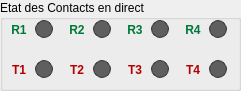
     <widget class="QGroupBox" name="groupBox_voltage_contacts">
      <property name="geometry">
       <rect>
        <x>580</x>
        <y>530</y>
        <width>241</width>
        <height>91</height>
       </rect>
      </property>
      <property name="title">
       <string>Etat des Contacts en direct </string>
      </property>
      <widget class="QLabel" name="label_voltage_contact_name_r1">
       <property name="geometry">
        <rect>
         <x>8</x>
         <y>20</y>
         <width>22</width>
         <height>20</height>
        </rect>
       </property>
       <property name="styleSheet">
        <string>color: rgb(0,120,55); font-weight: bold;</string>
       </property>
       <property name="text">
        <string>R1</string>
       </property>
       <property name="alignment">
        <set>Qt::AlignmentFlag::AlignCenter</set>
       </property>
      </widget>
      <widget class="QLabel" name="label_voltage_led_r1">
       <property name="geometry">
        <rect>
         <x>35</x>
         <y>20</y>
         <width>18</width>
         <height>18</height>
        </rect>
       </property>
       <property name="toolTip">
        <string>R1 : état inconnu</string>
       </property>
       <property name="styleSheet">
        <string>background-color: rgb(95,95,95); border: 1px solid rgb(55,55,55); border-radius: 9px; padding: 0px; margin: 0px;</string>
       </property>
       <property name="text">
        <string/>
       </property>
       <property name="alignment">
        <set>Qt::AlignmentFlag::AlignCenter</set>
       </property>
      </widget>
      <widget class="QLabel" name="label_voltage_contact_name_r2">
       <property name="geometry">
        <rect>
         <x>66</x>
         <y>20</y>
         <width>22</width>
         <height>20</height>
        </rect>
       </property>
       <property name="styleSheet">
        <string>color: rgb(0,120,55); font-weight: bold;</string>
       </property>
       <property name="text">
        <string>R2</string>
       </property>
       <property name="alignment">
        <set>Qt::AlignmentFlag::AlignCenter</set>
       </property>
      </widget>
      <widget class="QLabel" name="label_voltage_led_r2">
       <property name="geometry">
        <rect>
         <x>93</x>
         <y>20</y>
         <width>18</width>
         <height>18</height>
        </rect>
       </property>
       <property name="toolTip">
        <string>R2 : état inconnu</string>
       </property>
       <property name="styleSheet">
        <string>background-color: rgb(95,95,95); border: 1px solid rgb(55,55,55); border-radius: 9px; padding: 0px; margin: 0px;</string>
       </property>
       <property name="text">
        <string/>
       </property>
       <property name="alignment">
        <set>Qt::AlignmentFlag::AlignCenter</set>
       </property>
      </widget>
      <widget class="QLabel" name="label_voltage_contact_name_r3">
       <property name="geometry">
        <rect>
         <x>124</x>
         <y>20</y>
         <width>22</width>
         <height>20</height>
        </rect>
       </property>
       <property name="styleSheet">
        <string>color: rgb(0,120,55); font-weight: bold;</string>
       </property>
       <property name="text">
        <string>R3</string>
       </property>
       <property name="alignment">
        <set>Qt::AlignmentFlag::AlignCenter</set>
       </property>
      </widget>
      <widget class="QLabel" name="label_voltage_led_r3">
       <property name="geometry">
        <rect>
         <x>151</x>
         <y>20</y>
         <width>18</width>
         <height>18</height>
        </rect>
       </property>
       <property name="toolTip">
        <string>R3 : état inconnu</string>
       </property>
       <property name="styleSheet">
        <string>background-color: rgb(95,95,95); border: 1px solid rgb(55,55,55); border-radius: 9px; padding: 0px; margin: 0px;</string>
       </property>
       <property name="text">
        <string/>
       </property>
       <property name="alignment">
        <set>Qt::AlignmentFlag::AlignCenter</set>
       </property>
      </widget>
      <widget class="QLabel" name="label_voltage_contact_name_r4">
       <property name="geometry">
        <rect>
         <x>182</x>
         <y>20</y>
         <width>22</width>
         <height>20</height>
        </rect>
       </property>
       <property name="styleSheet">
        <string>color: rgb(0,120,55); font-weight: bold;</string>
       </property>
       <property name="text">
        <string>R4</string>
       </property>
       <property name="alignment">
        <set>Qt::AlignmentFlag::AlignCenter</set>
       </property>
      </widget>
      <widget class="QLabel" name="label_voltage_led_r4">
       <property name="geometry">
        <rect>
         <x>209</x>
         <y>20</y>
         <width>18</width>
         <height>18</height>
        </rect>
       </property>
       <property name="toolTip">
        <string>R4 : état inconnu</string>
       </property>
       <property name="styleSheet">
        <string>background-color: rgb(95,95,95); border: 1px solid rgb(55,55,55); border-radius: 9px; padding: 0px; margin: 0px;</string>
       </property>
       <property name="text">
        <string/>
       </property>
       <property name="alignment">
        <set>Qt::AlignmentFlag::AlignCenter</set>
       </property>
      </widget>
      <widget class="QLabel" name="label_voltage_contact_name_t1">
       <property name="geometry">
        <rect>
         <x>8</x>
         <y>60</y>
         <width>22</width>
         <height>20</height>
        </rect>
       </property>
       <property name="styleSheet">
        <string>color: rgb(180,0,0); font-weight: bold;</string>
       </property>
       <property name="text">
        <string>T1</string>
       </property>
       <property name="alignment">
        <set>Qt::AlignmentFlag::AlignCenter</set>
       </property>
      </widget>
      <widget class="QLabel" name="label_voltage_led_t1">
       <property name="geometry">
        <rect>
         <x>35</x>
         <y>60</y>
         <width>18</width>
         <height>18</height>
        </rect>
       </property>
       <property name="toolTip">
        <string>T1 : état inconnu</string>
       </property>
       <property name="styleSheet">
        <string>background-color: rgb(95,95,95); border: 1px solid rgb(55,55,55); border-radius: 9px; padding: 0px; margin: 0px;</string>
       </property>
       <property name="text">
        <string/>
       </property>
       <property name="alignment">
        <set>Qt::AlignmentFlag::AlignCenter</set>
       </property>
      </widget>
      <widget class="QLabel" name="label_voltage_contact_name_t2">
       <property name="geometry">
        <rect>
         <x>66</x>
         <y>60</y>
         <width>22</width>
         <height>20</height>
        </rect>
       </property>
       <property name="styleSheet">
        <string>color: rgb(180,0,0); font-weight: bold;</string>
       </property>
       <property name="text">
        <string>T2</string>
       </property>
       <property name="alignment">
        <set>Qt::AlignmentFlag::AlignCenter</set>
       </property>
      </widget>
      <widget class="QLabel" name="label_voltage_led_t2">
       <property name="geometry">
        <rect>
         <x>93</x>
         <y>60</y>
         <width>18</width>
         <height>18</height>
        </rect>
       </property>
       <property name="toolTip">
        <string>T2 : état inconnu</string>
       </property>
       <property name="styleSheet">
        <string>background-color: rgb(95,95,95); border: 1px solid rgb(55,55,55); border-radius: 9px; padding: 0px; margin: 0px;</string>
       </property>
       <property name="text">
        <string/>
       </property>
       <property name="alignment">
        <set>Qt::AlignmentFlag::AlignCenter</set>
       </property>
      </widget>
      <widget class="QLabel" name="label_voltage_contact_name_t3">
       <property name="geometry">
        <rect>
         <x>124</x>
         <y>60</y>
         <width>22</width>
         <height>20</height>
        </rect>
       </property>
       <property name="styleSheet">
        <string>color: rgb(180,0,0); font-weight: bold;</string>
       </property>
       <property name="text">
        <string>T3</string>
       </property>
       <property name="alignment">
        <set>Qt::AlignmentFlag::AlignCenter</set>
       </property>
      </widget>
      <widget class="QLabel" name="label_voltage_led_t3">
       <property name="geometry">
        <rect>
         <x>151</x>
         <y>60</y>
         <width>18</width>
         <height>18</height>
        </rect>
       </property>
       <property name="toolTip">
        <string>T3 : état inconnu</string>
       </property>
       <property name="styleSheet">
        <string>background-color: rgb(95,95,95); border: 1px solid rgb(55,55,55); border-radius: 9px; padding: 0px; margin: 0px;</string>
       </property>
       <property name="text">
        <string/>
       </property>
       <property name="alignment">
        <set>Qt::AlignmentFlag::AlignCenter</set>
       </property>
      </widget>
      <widget class="QLabel" name="label_voltage_contact_name_t4">
       <property name="geometry">
        <rect>
         <x>182</x>
         <y>60</y>
         <width>22</width>
         <height>20</height>
        </rect>
       </property>
       <property name="styleSheet">
        <string>color: rgb(180,0,0); font-weight: bold;</string>
       </property>
       <property name="text">
        <string>T4</string>
       </property>
       <property name="alignment">
        <set>Qt::AlignmentFlag::AlignCenter</set>
       </property>
      </widget>
      <widget class="QLabel" name="label_voltage_led_t4">
       <property name="geometry">
        <rect>
         <x>209</x>
         <y>60</y>
         <width>18</width>
         <height>18</height>
        </rect>
       </property>
       <property name="toolTip">
        <string>T4 : état inconnu</string>
       </property>
       <property name="styleSheet">
        <string>background-color: rgb(95,95,95); border: 1px solid rgb(55,55,55); border-radius: 9px; padding: 0px; margin: 0px;</string>
       </property>
       <property name="text">
        <string/>
       </property>
       <property name="alignment">
        <set>Qt::AlignmentFlag::AlignCenter</set>
       </property>
      </widget>
     </widget>
